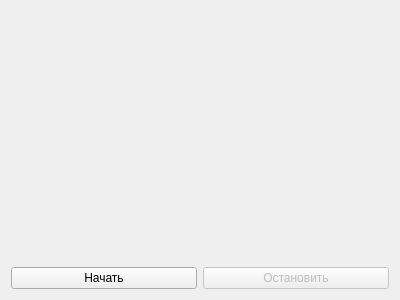
<?xml version="1.0" encoding="UTF-8"?>
<ui version="4.0">
 <class>DAQDeviceFunctionExtractionWizardPage3GetData</class>
 <widget class="QWizardPage" name="DAQDeviceFunctionExtractionWizardPage3GetData">
  <property name="geometry">
   <rect>
    <x>0</x>
    <y>0</y>
    <width>400</width>
    <height>300</height>
   </rect>
  </property>
  <property name="windowTitle">
   <string>WizardPage</string>
  </property>
  <layout class="QVBoxLayout" name="verticalLayout" stretch="1,0">
   <item>
    <widget class="QCustomPlot" name="plotBuilder" native="true"/>
   </item>
   <item>
    <layout class="QHBoxLayout" name="getDataHorizontalLayout">
     <item>
      <widget class="QPushButton" name="startPushButton">
       <property name="text">
        <string>Начать</string>
       </property>
      </widget>
     </item>
     <item>
      <widget class="QPushButton" name="endPushButton">
       <property name="enabled">
        <bool>false</bool>
       </property>
       <property name="text">
        <string>Остановить</string>
       </property>
      </widget>
     </item>
    </layout>
   </item>
  </layout>
 </widget>
 <customwidgets>
  <customwidget>
   <class>QCustomPlot</class>
   <extends>QWidget</extends>
   <header>qcustomplot.h</header>
   <container>1</container>
  </customwidget>
 </customwidgets>
 <resources/>
 <connections/>
</ui>
